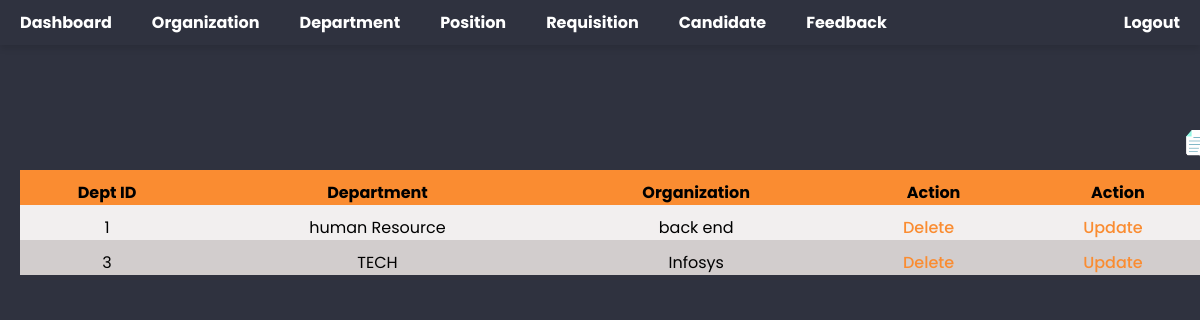
Page /HRadministrator/updateDeptDB (signed in) on the committed database.
### HRadministrator/models.py (models this page shows, shortened)
class department(models.Model):
    name = models.CharField(max_length=100)
    orgname = models.ForeignKey("organization", on_delete=models.PROTECT)

class organization(models.Model):
    name = models.CharField(max_length=100)
    def __str__(self):
        return self.name

### HRadministrator/views.py (the view)
# urls.py: path('updateDeptDB', views.updateDeptDB, name='updateDeptDB'),
@login_required(login_url="/")
def updateDeptDB(request):
    deptid = request.GET.get("deptid")
    dname = request.GET.get("dname")
    depts=department.objects.filter(pk=deptid).update(name=dname)
    depts = department.objects.all()
    return render(request, 'DeptSetup/dept.html', {'depts':depts})

### HRadministrator/templates/DeptSetup/dept.html (shortened to what this page needs)
{% extends "base.html" %}
{% block content %}
<a href="/HRadministrator/create-department" class="add"><img src="/media/icons/create.png" alt=""></a>
<table id="view_page" style="--cir:#fa8c31;">
    <tr class="table-dark">
        <th>Dept ID</th>
        <th>Department</th>
        <th>Organization</th>
		<th>Action</th>
		<th>Action</th>
    </tr>
    {% for dept in depts %}
    <tr>
        <td>{{dept.id}}</td>
        <td>{{dept.name}}</td>
        <td>{{dept.orgname}}</td>
		<td><a href="deleteDept?deptid={{ dept.id }}">Delete</a></td>
		<td><a href="updateDept?deptid={{ dept.id }}">Update</a></td>
    </tr>
    {% endfor %}
{% endblock content %}

### static/css/style.css (style rules this page uses)
* { margin: 0; padding: 0; box-sizing: border-box; font-family: 'Poppins', sans-serif; }
:root { --bg: #2f323f; }
body { position: relative; z-index: 1; min-height: 100vh; background: var(--bg); }
#view_page { position: absolute; width: 100%; border-collapse: collapse; margin-top: 5em; }
#view_page td, #view_page th { padding: 10px 30px 0 10px; }
#view_page tr:nth-child(even) { background-color: #f2efef; text-align: center; }
#view_page tr:nth-child(odd) { background-color: #d2cdcd; text-align: center; }
#view_page tr th { background-color: var(--cir); }
#view_page tr td a { text-decoration: none; color: var(--cir); margin-left: -10px; }
.add { position: absolute; border: none; background: transparent; cursor: pointer; margin-top: 2.4em; margin-left: 97%; }
.add img { height: 35px; width: 30px; }
header li, a, button { font-weight: 500; font-size: 16px; color: #edf0f1; text-decoration: none; list-style: none; }

### rows in the picture
department: id "1", name "human Resource", orgname "back end"
department: id "3", name "TECH", orgname "Infosys"
